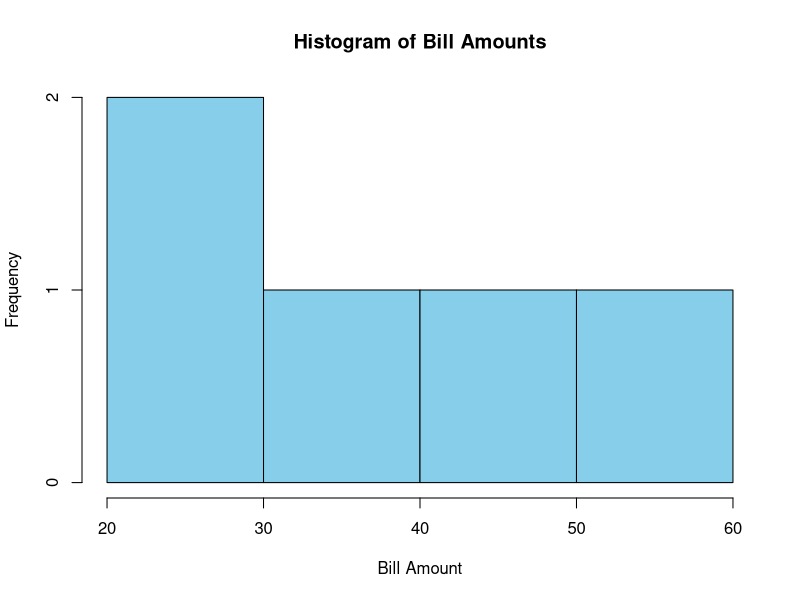
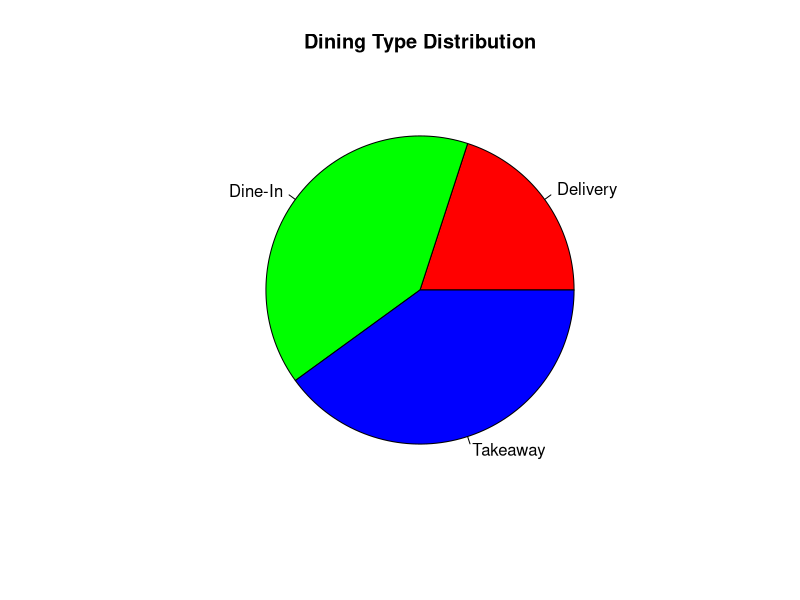
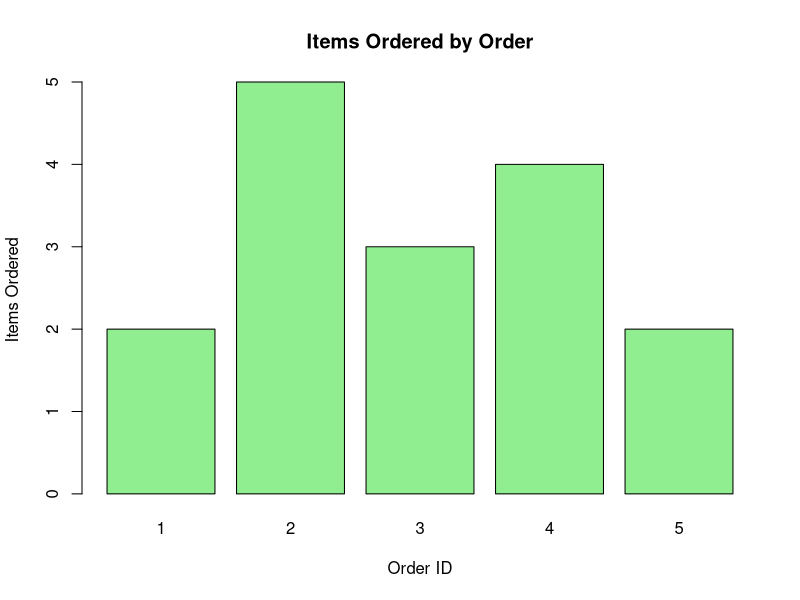
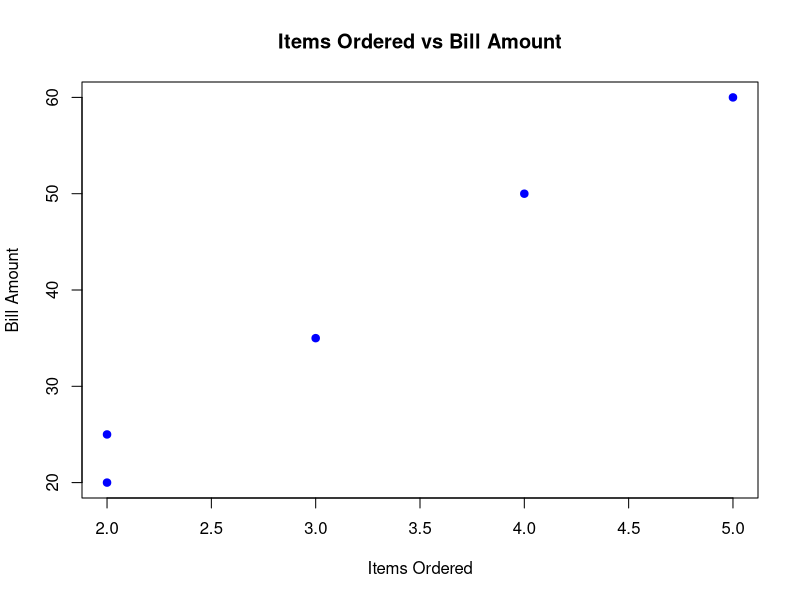

Here is the R script that generated these plots, in order:
# SET 26 - Restaurant Orders Analysis
# Questions 25-28

data <- read.csv("Restaurant_Orders.csv")

# 25. Histogram of bill amounts
hist(data$Bill_Amount,
     main = "Histogram of Bill Amounts",
     xlab = "Bill Amount",
     col = "skyblue",
     border = "black")

# 26. Pie chart of dining types
dining_counts <- table(data$Dining_Type)
pie(dining_counts,
    main = "Dining Type Distribution",
    col = rainbow(length(dining_counts)))

# 27. Bar chart of items ordered by order
barplot(data$Items_Ordered,
        names.arg = data$Order_ID,
        main = "Items Ordered by Order",
        xlab = "Order ID",
        ylab = "Items Ordered",
        col = "lightgreen")

# 28. Scatter plot of items ordered vs bill amount
plot(data$Items_Ordered, data$Bill_Amount,
     main = "Items Ordered vs Bill Amount",
     xlab = "Items Ordered",
     ylab = "Bill Amount",
     pch = 19,
     col = "blue")
